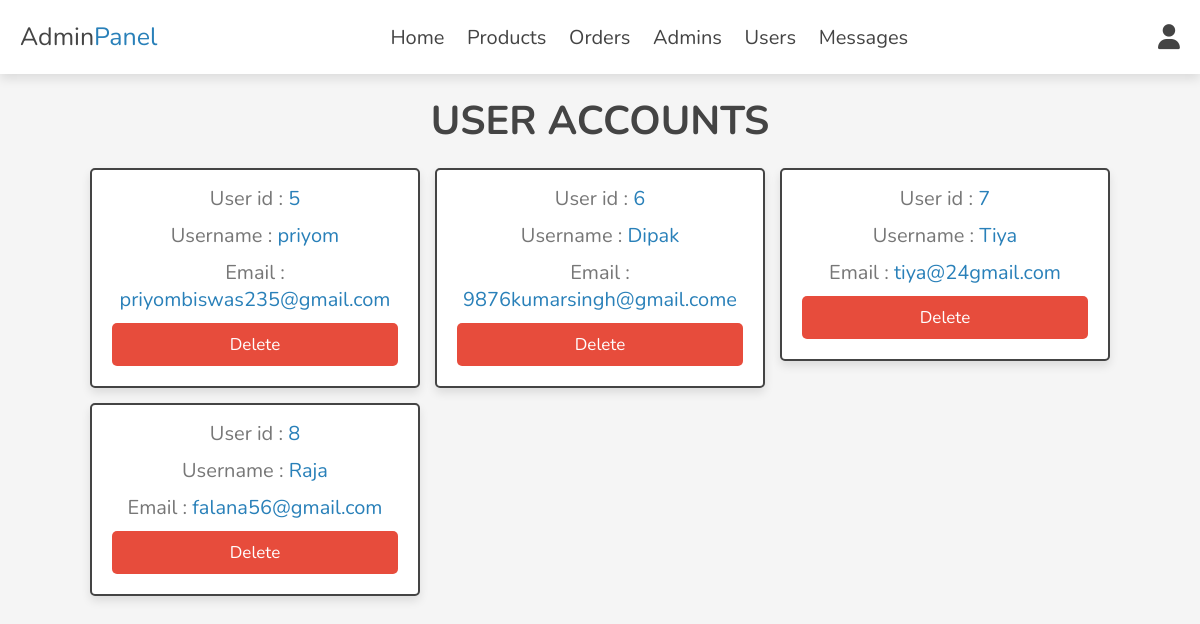
Screenshot of /admin/users_accounts.php (signed in) with the database file from the repository.
### tables this page shows
CREATE TABLE `users` (
  `id` int(100) NOT NULL,
  `name` varchar(20) NOT NULL,
  `email` varchar(50) NOT NULL,
  `password` varchar(50) NOT NULL
);

### admin/users_accounts.php (the view, shortened to what this page needs)
<?php
include '../components/connect.php';
?>
<!DOCTYPE html>
<html lang="en">
<head>
   <link rel="stylesheet" href="https://cdnjs.cloudflare.com/ajax/libs/font-awesome/6.1.1/css/all.min.css">
   <link rel="stylesheet" href="../css/admin_style.css">
</head>
<body>
<?php include '../components/admin_header.php'; ?>
<section class="accounts">
   <h1 class="heading">User accounts</h1>
   <div class="box-container">
   <?php
      $select_accounts = $conn->prepare("SELECT * FROM `users`");
      $select_accounts->execute();
      if($select_accounts->rowCount() > 0){
         while($fetch_accounts = $select_accounts->fetch(PDO::FETCH_ASSOC)){
   ?>
   <div class="box">
      <p> User id : <span><?= $fetch_accounts['id']; ?></span> </p>
      <p> Username : <span><?= $fetch_accounts['name']; ?></span> </p>
      <p> Email : <span><?= $fetch_accounts['email']; ?></span> </p>
      <a href="users_accounts.php?delete=<?= $fetch_accounts['id']; ?>" onclick="return confirm('delete this account? the user related information will also be delete!')" class="delete-btn">delete</a>
   </div>
   <?php
         }
      }else{
         echo '<p class="empty">no accounts available!</p>';
      }
   ?>
   </div>
</section>
</body>
</html>

### css/admin_style.css (style rules this page uses)
:root { --main-color:#2980b9; --orange:#f39c12; --red:#e74c3c; --black:#444; --white:#fff; --light-color:#777; --light-bg:#f5f5f5; --border:.2rem solid var(--black); --box-shadow:0 .5rem 1rem rgba(0,0,0,.1); }
* { font-family: 'Nunito', sans-serif; margin:0; padding:0; box-sizing: border-box; outline: none; border:none; text-decoration: none; }
html { font-size: 62.5%; overflow-x: hidden; }
body { background-color: var(--light-bg); }
section { padding:2rem; max-width: 1200px; margin:0 auto; }
.heading { font-size: 4rem; color:var(--black); margin-bottom: 2rem; text-align: center; text-transform: uppercase; }
.btn, .delete-btn, .option-btn { display: block; width: 100%; margin-top: 1rem; border-radius: .5rem; padding:1rem 3rem; font-size: 1.7rem; text-transform: capitalize; color:var(--white); cursor: pointer; text-align: center; }
.delete-btn { background-color: var(--red); }
.accounts .box-container { display: grid; grid-template-columns: repeat(auto-fit, 33rem); gap:1.5rem; align-items: flex-start; justify-content: center; }
.accounts .box-container .box { padding:2rem; padding-top: .5rem; border-radius: .5rem; text-align: center; border:var(--border); background-color: var(--white); box-shadow: var(--box-shadow); }
.accounts .box-container .box p { font-size: 2rem; color:var(--light-color); margin: 1rem 0; }
.accounts .box-container .box p span { color:var(--main-color); }

### rows the page displays
users: id "5", name "priyom", email "priyombiswas235@gmail.com"
users: id "6", name "Dipak", email "9876kumarsingh@gmail.come"
users: id "7", name "Tiya", email "tiya@24gmail.com"
users: id "8", name "Raja", email "falana56@gmail.com"
